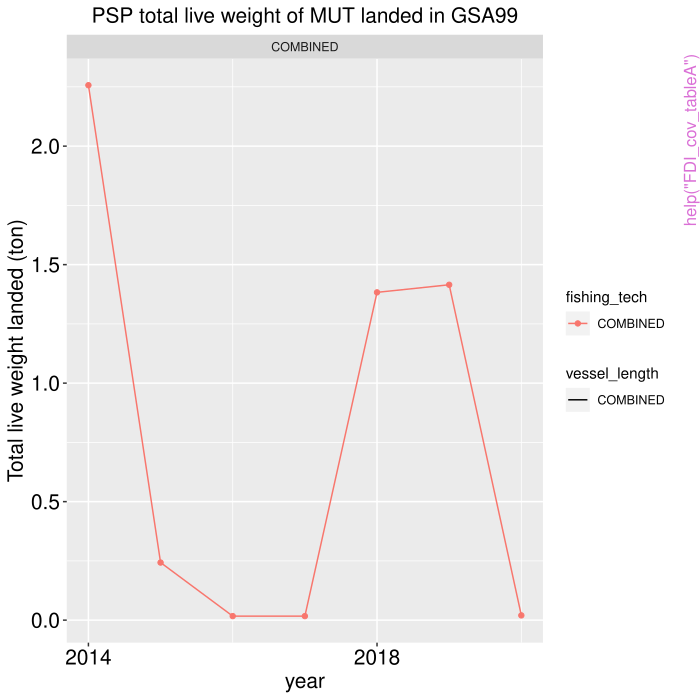

The R source for this figure:
pkgname <- "RDBqc"
source(file.path(R.home("share"), "R", "examples-header.R"))
options(warn = 1)
options(pager = "console")
base::assign(".ExTimings", "RDBqc-Ex.timings", pos = 'CheckExEnv')
base::cat("name\tuser\tsystem\telapsed\n", file=base::get(".ExTimings", pos = 'CheckExEnv'))
base::assign(".format_ptime",
function(x) {
  if(!is.na(x[4L])) x[1L] <- x[1L] + x[4L]
  if(!is.na(x[5L])) x[2L] <- x[2L] + x[5L]
  options(OutDec = '.')
  format(x[1L:3L], digits = 7L)
},
pos = 'CheckExEnv')

### * </HEADER>
library('RDBqc')

base::assign(".oldSearch", base::search(), pos = 'CheckExEnv')
base::assign(".old_wd", base::getwd(), pos = 'CheckExEnv')
cleanEx()
nameEx("Check_Tot_Disc")
### * Check_Tot_Disc

flush(stderr()); flush(stdout())

base::assign(".ptime", proc.time(), pos = "CheckExEnv")
### Name: Check_Tot_Disc
### Title: Comparing total discards in weight between MEDBS and FDI EU Data
###   Calls
### Aliases: Check_Tot_Disc

### ** Examples

## No test: 
 # Check_Tot_Disc(MEDBS,FDI,"ITA","GSA10","HKE",MEDBSSP)
## End(No test)
# The function works by one country, subarea and species each.
# It is not possible assign more country, subarea or species.



base::assign(".dptime", (proc.time() - get(".ptime", pos = "CheckExEnv")), pos = "CheckExEnv")
base::cat("Check_Tot_Disc", base::get(".format_ptime", pos = 'CheckExEnv')(get(".dptime", pos = "CheckExEnv")), "\n", file=base::get(".ExTimings", pos = 'CheckExEnv'), append=TRUE, sep="\t")
cleanEx()
nameEx("Check_Tot_Disc_gear")
### * Check_Tot_Disc_gear

flush(stderr()); flush(stdout())

base::assign(".ptime", proc.time(), pos = "CheckExEnv")
### Name: Check_Tot_Disc_gear
### Title: Comparing total discards in weight between MEDBS and FDI EU Data
###   Calls by Country, GSA, Species and Gear
### Aliases: Check_Tot_Disc_gear

### ** Examples

## No test: 
# Check_Tot_Disc_gear(MEDBS,FDI,"ITA","GSA10","HKE",MEDBSSP)
## End(No test)
# The function works by one country, subarea and species each.
# It is not possible assign more country, subarea or species.



base::assign(".dptime", (proc.time() - get(".ptime", pos = "CheckExEnv")), pos = "CheckExEnv")
base::cat("Check_Tot_Disc_gear", base::get(".format_ptime", pos = 'CheckExEnv')(get(".dptime", pos = "CheckExEnv")), "\n", file=base::get(".ExTimings", pos = 'CheckExEnv'), append=TRUE, sep="\t")
cleanEx()
nameEx("Check_Tot_Disc_gear_Q")
### * Check_Tot_Disc_gear_Q

flush(stderr()); flush(stdout())

base::assign(".ptime", proc.time(), pos = "CheckExEnv")
### Name: Check_Tot_Disc_gear_Q
### Title: Comparing total discards in weight between MEDBS and FDI EU Data
###   Calls by Country, GSA, Species and Gear
### Aliases: Check_Tot_Disc_gear_Q

### ** Examples

## No test: 
# Check_Tot_Disc_gear_Q (MEDBS,FDI,"ITA","GSA10","HKE",MEDBSSP,verbose=TRUE,OUT=FALSE)
## End(No test)
# The function works by one country, subarea and species each.
# It is not possible assign more country, subarea or species.



base::assign(".dptime", (proc.time() - get(".ptime", pos = "CheckExEnv")), pos = "CheckExEnv")
base::cat("Check_Tot_Disc_gear_Q", base::get(".format_ptime", pos = 'CheckExEnv')(get(".dptime", pos = "CheckExEnv")), "\n", file=base::get(".ExTimings", pos = 'CheckExEnv'), append=TRUE, sep="\t")
cleanEx()
nameEx("Check_Tot_Disc_metier")
### * Check_Tot_Disc_metier

flush(stderr()); flush(stdout())

base::assign(".ptime", proc.time(), pos = "CheckExEnv")
### Name: Check_Tot_Disc_metier
### Title: Comparing total discards in weight between MEDBS and FDI EU Data
###   Calls by Country, GSA, Species and Metier
### Aliases: Check_Tot_Disc_metier

### ** Examples

## No test: 
# Check_Tot_Disc_metier(MEDBS,FDI,"ITA","GSA10","HKE",MEDBSSP,verbose=TRUE,OUT=FALSE)
## End(No test)
# The function works by one country, subarea and species each.
# It is not possible assign more country, subarea or species.



base::assign(".dptime", (proc.time() - get(".ptime", pos = "CheckExEnv")), pos = "CheckExEnv")
base::cat("Check_Tot_Disc_metier", base::get(".format_ptime", pos = 'CheckExEnv')(get(".dptime", pos = "CheckExEnv")), "\n", file=base::get(".ExTimings", pos = 'CheckExEnv'), append=TRUE, sep="\t")
cleanEx()
nameEx("Check_Tot_Land")
### * Check_Tot_Land

flush(stderr()); flush(stdout())

base::assign(".ptime", proc.time(), pos = "CheckExEnv")
### Name: Check_Tot_Land
### Title: Comparing total landings in weight between MEDBS and FDI EU Data
###   Calls
### Aliases: Check_Tot_Land

### ** Examples

## No test: 
# Check_Tot_Land(MEDBS,FDI,"ITA","GSA10","HKE",MEDBSSP,verbose=TRUE,OUT=FALSE)
## End(No test)
# The function works by one country, subarea and species each.
# It is not possible assign more country, subare or species.



base::assign(".dptime", (proc.time() - get(".ptime", pos = "CheckExEnv")), pos = "CheckExEnv")
base::cat("Check_Tot_Land", base::get(".format_ptime", pos = 'CheckExEnv')(get(".dptime", pos = "CheckExEnv")), "\n", file=base::get(".ExTimings", pos = 'CheckExEnv'), append=TRUE, sep="\t")
cleanEx()
nameEx("Check_Tot_Land2")
### * Check_Tot_Land2

flush(stderr()); flush(stdout())

base::assign(".ptime", proc.time(), pos = "CheckExEnv")
### Name: Check_Tot_Land2
### Title: Comparing total landings in weight between MEDBS, FDI and AER EU
###   Data Calls
### Aliases: Check_Tot_Land2

### ** Examples

## No test: 
# Check_Tot_Land2(MEDBS,FDI,AER,"ITA","GSA10","HKE",MEDBSSP,verbose=TRUE,OUT=FALSE)
## End(No test)
# The function works by one country, subarea and species each.
# It is not possible assign more country, subarea or species.



base::assign(".dptime", (proc.time() - get(".ptime", pos = "CheckExEnv")), pos = "CheckExEnv")
base::cat("Check_Tot_Land2", base::get(".format_ptime", pos = 'CheckExEnv')(get(".dptime", pos = "CheckExEnv")), "\n", file=base::get(".ExTimings", pos = 'CheckExEnv'), append=TRUE, sep="\t")
cleanEx()
nameEx("Check_Tot_Land3")
### * Check_Tot_Land3

flush(stderr()); flush(stdout())

base::assign(".ptime", proc.time(), pos = "CheckExEnv")
### Name: Check_Tot_Land3
### Title: Comparing total landings in weight between MEDBS, FDI and AER EU
###   Data Calls
### Aliases: Check_Tot_Land3

### ** Examples

## No test: 
# Check_Tot_Land3(MEDBS, FDI, AER, "ITA", "GSA10", "HKE", MEDBSSP, verbose = TRUE, OUT = FALSE)
## End(No test)
# The function works by one country, subarea and species each.
# It is not possible assign more country, subare or species.



base::assign(".dptime", (proc.time() - get(".ptime", pos = "CheckExEnv")), pos = "CheckExEnv")
base::cat("Check_Tot_Land3", base::get(".format_ptime", pos = 'CheckExEnv')(get(".dptime", pos = "CheckExEnv")), "\n", file=base::get(".ExTimings", pos = 'CheckExEnv'), append=TRUE, sep="\t")
cleanEx()
nameEx("Check_Tot_Land_gear")
### * Check_Tot_Land_gear

flush(stderr()); flush(stdout())

base::assign(".ptime", proc.time(), pos = "CheckExEnv")
### Name: Check_Tot_Land_gear
### Title: Comparing total landings in weight between MEDBS and FDI EU Data
###   Calls by Country, GSA, Species and Gear
### Aliases: Check_Tot_Land_gear

### ** Examples

## No test: 
# Check_Tot_Land_gear(MEDBS,FDI,"ITA","GSA10","HKE",MEDBSSP)
## End(No test)
# The function works by one country, subarea and species each.
# It is not possible assign more country, subarea or species.



base::assign(".dptime", (proc.time() - get(".ptime", pos = "CheckExEnv")), pos = "CheckExEnv")
base::cat("Check_Tot_Land_gear", base::get(".format_ptime", pos = 'CheckExEnv')(get(".dptime", pos = "CheckExEnv")), "\n", file=base::get(".ExTimings", pos = 'CheckExEnv'), append=TRUE, sep="\t")
cleanEx()
nameEx("Check_Tot_Land_gear_Q")
### * Check_Tot_Land_gear_Q

flush(stderr()); flush(stdout())

base::assign(".ptime", proc.time(), pos = "CheckExEnv")
### Name: Check_Tot_Land_gear_Q
### Title: Comparing total landings in weight between MEDBS and FDI EU Data
###   Calls by Country, GSA, Species and Gear
### Aliases: Check_Tot_Land_gear_Q

### ** Examples

## No test: 
# Check_Tot_Land_gear_Q (MEDBS,FDI,"ITA","GSA10","HKE",MEDBSSP)
## End(No test)
# The function works by one country, subarea and species each.
# It is not possible assign more country, subarea or species.



base::assign(".dptime", (proc.time() - get(".ptime", pos = "CheckExEnv")), pos = "CheckExEnv")
base::cat("Check_Tot_Land_gear_Q", base::get(".format_ptime", pos = 'CheckExEnv')(get(".dptime", pos = "CheckExEnv")), "\n", file=base::get(".ExTimings", pos = 'CheckExEnv'), append=TRUE, sep="\t")
cleanEx()
nameEx("Check_Tot_Land_metier")
### * Check_Tot_Land_metier

flush(stderr()); flush(stdout())

base::assign(".ptime", proc.time(), pos = "CheckExEnv")
### Name: Check_Tot_Land_metier
### Title: Comparing total landings in weight between MEDBS and FDI EU Data
###   Calls by Country, GSA, Species and Metier
### Aliases: Check_Tot_Land_metier

### ** Examples

## No test: 
# Check_Tot_Land_metier(MEDBS, FDI, "ITA", "GSA10", "HKE", MEDBSSP, verbose = TRUE, OUT = FALSE)
## End(No test)
# The function works by one country, subarea and species each.
# It is not possible assign more country, subarea or species.



base::assign(".dptime", (proc.time() - get(".ptime", pos = "CheckExEnv")), pos = "CheckExEnv")
base::cat("Check_Tot_Land_metier", base::get(".format_ptime", pos = 'CheckExEnv')(get(".dptime", pos = "CheckExEnv")), "\n", file=base::get(".ExTimings", pos = 'CheckExEnv'), append=TRUE, sep="\t")
cleanEx()
nameEx("FDI_AER_land_landvalue")
### * FDI_AER_land_landvalue

flush(stderr()); flush(stdout())

base::assign(".ptime", proc.time(), pos = "CheckExEnv")
### Name: FDI_AER_land_landvalue
### Title: Cross check of landings or landings' value between the FDI and
###   AER databases
### Aliases: FDI_AER_land_landvalue

### ** Examples

FDI_AER_land_landvalue(FDI=fdi_a_catch, AER=aer_catch, var='landings',
level='GEAR', MS='PSP', YEAR=NA, GSA=c('GSA97', 'GSA98'), SP=NA, OUT = TRUE, verbose = TRUE)



base::assign(".dptime", (proc.time() - get(".ptime", pos = "CheckExEnv")), pos = "CheckExEnv")
base::cat("FDI_AER_land_landvalue", base::get(".format_ptime", pos = 'CheckExEnv')(get(".dptime", pos = "CheckExEnv")), "\n", file=base::get(".ExTimings", pos = 'CheckExEnv'), append=TRUE, sep="\t")
cleanEx()
nameEx("FDI_check_coord")
### * FDI_check_coord

flush(stderr()); flush(stdout())

base::assign(".ptime", proc.time(), pos = "CheckExEnv")
### Name: FDI_check_coord
### Title: Compatibility of the geographical coordinates with rectangle
###   type
### Aliases: FDI_check_coord

### ** Examples

FDI_check_coord(data = fdi_i_spatial_effort, MS = "PSP", verbose = TRUE)



base::assign(".dptime", (proc.time() - get(".ptime", pos = "CheckExEnv")), pos = "CheckExEnv")
base::cat("FDI_check_coord", base::get(".format_ptime", pos = 'CheckExEnv')(get(".dptime", pos = "CheckExEnv")), "\n", file=base::get(".ExTimings", pos = 'CheckExEnv'), append=TRUE, sep="\t")
cleanEx()
nameEx("FDI_checks_spatial_HI")
### * FDI_checks_spatial_HI

flush(stderr()); flush(stdout())

base::assign(".ptime", proc.time(), pos = "CheckExEnv")
### Name: FDI_checks_spatial_HI
### Title: check NA values in spatial columns of both table H and I
### Aliases: FDI_checks_spatial_HI

### ** Examples

FDI_checks_spatial_HI(data = fdi_h_spatial_landings, MS = "PSP", verbose = TRUE)
FDI_checks_spatial_HI(data = fdi_i_spatial_effort, MS = "PSP", verbose = TRUE)



base::assign(".dptime", (proc.time() - get(".ptime", pos = "CheckExEnv")), pos = "CheckExEnv")
base::cat("FDI_checks_spatial_HI", base::get(".format_ptime", pos = 'CheckExEnv')(get(".dptime", pos = "CheckExEnv")), "\n", file=base::get(".ExTimings", pos = 'CheckExEnv'), append=TRUE, sep="\t")
cleanEx()
nameEx("FDI_cov_tableA")
### * FDI_cov_tableA

flush(stderr()); flush(stdout())

base::assign(".ptime", proc.time(), pos = "CheckExEnv")
### Name: FDI_cov_tableA
### Title: Check number of record in FDI A table
### Aliases: FDI_cov_tableA

### ** Examples

FDI_cov_tableA(data = fdi_a_catch, SP = "MUT", MS = "PSP", GSA = "GSA99")
FDI_cov_tableA(
  data = fdi_a_catch, SP = "MUT", MS = "PSP",
  fishtech = unique(fdi_a_catch$fishing_tech), GSA = "GSA99"
)
FDI_cov_tableA(data = fdi_a_catch, SP = "MUT", MS = "PSP", GSA = "GSA99")



base::assign(".dptime", (proc.time() - get(".ptime", pos = "CheckExEnv")), pos = "CheckExEnv")
base::cat("FDI_cov_tableA", base::get(".format_ptime", pos = 'CheckExEnv')(get(".dptime", pos = "CheckExEnv")), "\n", file=base::get(".ExTimings", pos = 'CheckExEnv'), append=TRUE, sep="\t")
cleanEx()
nameEx("FDI_cov_tableG")
### * FDI_cov_tableG

flush(stderr()); flush(stdout())

base::assign(".ptime", proc.time(), pos = "CheckExEnv")
### Name: FDI_cov_tableG
### Title: Check FDI G table coverage
### Aliases: FDI_cov_tableG

### ** Examples

FDI_cov_tableG(data = fdi_g_effort, MS = "PSP", GSA = "GSA99")
FDI_cov_tableG(fdi_g_effort, MS = "PSP", GSA = "GSA99", fishtech = "DTS", met = "OTB_MDD_>=40_0_0")



base::assign(".dptime", (proc.time() - get(".ptime", pos = "CheckExEnv")), pos = "CheckExEnv")
base::cat("FDI_cov_tableG", base::get(".format_ptime", pos = 'CheckExEnv')(get(".dptime", pos = "CheckExEnv")), "\n", file=base::get(".ExTimings", pos = 'CheckExEnv'), append=TRUE, sep="\t")
cleanEx()
nameEx("FDI_cov_tableJ")
### * FDI_cov_tableJ

flush(stderr()); flush(stdout())

base::assign(".ptime", proc.time(), pos = "CheckExEnv")
### Name: FDI_cov_tableJ
### Title: Check number of record in FDI J table
### Aliases: FDI_cov_tableJ

### ** Examples

FDI_cov_tableJ(data = fdi_j_capacity, MS = "PSP", GSA = "GSA99")
FDI_cov_tableJ(data = fdi_j_capacity, MS = "PSP", GSA = "GSA99", fishtech = c("DTS", "PGP"))



base::assign(".dptime", (proc.time() - get(".ptime", pos = "CheckExEnv")), pos = "CheckExEnv")
base::cat("FDI_cov_tableJ", base::get(".format_ptime", pos = 'CheckExEnv')(get(".dptime", pos = "CheckExEnv")), "\n", file=base::get(".ExTimings", pos = 'CheckExEnv'), append=TRUE, sep="\t")
cleanEx()
nameEx("FDI_coverage")
### * FDI_coverage

flush(stderr()); flush(stdout())

base::assign(".ptime", proc.time(), pos = "CheckExEnv")
### Name: FDI_coverage
### Title: Coverage of data by GSA and year (reporting the number of
###   records)
### Aliases: FDI_coverage

### ** Examples

FDI_coverage(data = fdi_a_catch, MS = "PSP", verbose = FALSE)
FDI_coverage(data = fdi_h_spatial_landings, MS = "PSP", verbose = FALSE)
FDI_coverage(data = fdi_g_effort, MS = "PSP", verbose = FALSE)



base::assign(".dptime", (proc.time() - get(".ptime", pos = "CheckExEnv")), pos = "CheckExEnv")
base::cat("FDI_coverage", base::get(".format_ptime", pos = 'CheckExEnv')(get(".dptime", pos = "CheckExEnv")), "\n", file=base::get(".ExTimings", pos = 'CheckExEnv'), append=TRUE, sep="\t")
cleanEx()
nameEx("FDI_cross_checks_AG")
### * FDI_cross_checks_AG

flush(stderr()); flush(stdout())

base::assign(".ptime", proc.time(), pos = "CheckExEnv")
### Name: FDI_cross_checks_AG
### Title: Cross check between FDI tables A and G
### Aliases: FDI_cross_checks_AG

### ** Examples

FDI_cross_checks_AG(data1 = fdi_a_catch, data2 = fdi_g_effort)
FDI_cross_checks_AG(fdi_a_catch, fdi_g_effort)



base::assign(".dptime", (proc.time() - get(".ptime", pos = "CheckExEnv")), pos = "CheckExEnv")
base::cat("FDI_cross_checks_AG", base::get(".format_ptime", pos = 'CheckExEnv')(get(".dptime", pos = "CheckExEnv")), "\n", file=base::get(".ExTimings", pos = 'CheckExEnv'), append=TRUE, sep="\t")
cleanEx()
nameEx("FDI_cross_checks_AH")
### * FDI_cross_checks_AH

flush(stderr()); flush(stdout())

base::assign(".ptime", proc.time(), pos = "CheckExEnv")
### Name: FDI_cross_checks_AH
### Title: Cross check between FDI tables A and H
### Aliases: FDI_cross_checks_AH

### ** Examples

FDI_cross_checks_AH(data1 = fdi_a_catch, data2 = fdi_h_spatial_landings)



base::assign(".dptime", (proc.time() - get(".ptime", pos = "CheckExEnv")), pos = "CheckExEnv")
base::cat("FDI_cross_checks_AH", base::get(".format_ptime", pos = 'CheckExEnv')(get(".dptime", pos = "CheckExEnv")), "\n", file=base::get(".ExTimings", pos = 'CheckExEnv'), append=TRUE, sep="\t")
cleanEx()
nameEx("FDI_cross_checks_IG")
### * FDI_cross_checks_IG

flush(stderr()); flush(stdout())

base::assign(".ptime", proc.time(), pos = "CheckExEnv")
### Name: FDI_cross_checks_IG
### Title: Cross check between FDI tables I and G
### Aliases: FDI_cross_checks_IG

### ** Examples

FDI_cross_checks_IG(data1 = fdi_i_spatial_effort, data2 = fdi_g_effort)



base::assign(".dptime", (proc.time() - get(".ptime", pos = "CheckExEnv")), pos = "CheckExEnv")
base::cat("FDI_cross_checks_IG", base::get(".format_ptime", pos = 'CheckExEnv')(get(".dptime", pos = "CheckExEnv")), "\n", file=base::get(".ExTimings", pos = 'CheckExEnv'), append=TRUE, sep="\t")
cleanEx()
nameEx("FDI_cross_checks_JG")
### * FDI_cross_checks_JG

flush(stderr()); flush(stdout())

base::assign(".ptime", proc.time(), pos = "CheckExEnv")
### Name: FDI_cross_checks_JG
### Title: Cross check between FDI tables J and G
### Aliases: FDI_cross_checks_JG

### ** Examples

FDI_cross_checks_JG(data1 = fdi_j_capacity, data2 = fdi_g_effort, verbose = TRUE)
FDI_cross_checks_JG(fdi_j_capacity, fdi_g_effort)



base::assign(".dptime", (proc.time() - get(".ptime", pos = "CheckExEnv")), pos = "CheckExEnv")
base::cat("FDI_cross_checks_JG", base::get(".format_ptime", pos = 'CheckExEnv')(get(".dptime", pos = "CheckExEnv")), "\n", file=base::get(".ExTimings", pos = 'CheckExEnv'), append=TRUE, sep="\t")
cleanEx()
nameEx("FDI_disc_coverage")
### * FDI_disc_coverage

flush(stderr()); flush(stdout())

base::assign(".ptime", proc.time(), pos = "CheckExEnv")
### Name: FDI_disc_coverage
### Title: Coverage of FDI discard data
### Aliases: FDI_disc_coverage

### ** Examples

FDI_disc_coverage(fdi_a_catch, MS = "PSP", GSA = "GSA99", SP = "HKE", verbose = TRUE)



base::assign(".dptime", (proc.time() - get(".ptime", pos = "CheckExEnv")), pos = "CheckExEnv")
base::cat("FDI_disc_coverage", base::get(".format_ptime", pos = 'CheckExEnv')(get(".dptime", pos = "CheckExEnv")), "\n", file=base::get(".ExTimings", pos = 'CheckExEnv'), append=TRUE, sep="\t")
cleanEx()
nameEx("FDI_fishdays_cov")
### * FDI_fishdays_cov

flush(stderr()); flush(stdout())

base::assign(".ptime", proc.time(), pos = "CheckExEnv")
### Name: FDI_fishdays_cov
### Title: Coverage comparison of totfishdays between FDI tables G and I
### Aliases: FDI_fishdays_cov

### ** Examples

FDI_fishdays_cov(dataG = fdi_g_effort, dataI = fdi_i_spatial_effort, MS = "PSP", verbose = TRUE)



base::assign(".dptime", (proc.time() - get(".ptime", pos = "CheckExEnv")), pos = "CheckExEnv")
base::cat("FDI_fishdays_cov", base::get(".format_ptime", pos = 'CheckExEnv')(get(".dptime", pos = "CheckExEnv")), "\n", file=base::get(".ExTimings", pos = 'CheckExEnv'), append=TRUE, sep="\t")
cleanEx()
nameEx("FDI_landweight_cov")
### * FDI_landweight_cov

flush(stderr()); flush(stdout())

base::assign(".ptime", proc.time(), pos = "CheckExEnv")
### Name: FDI_landweight_cov
### Title: Coverage of weight of landings in FDI table A and H
### Aliases: FDI_landweight_cov

### ** Examples

FDI_landweight_cov(dataA = fdi_a_catch, dataH = fdi_h_spatial_landings, MS = "PSP", verbose = TRUE)



base::assign(".dptime", (proc.time() - get(".ptime", pos = "CheckExEnv")), pos = "CheckExEnv")
base::cat("FDI_landweight_cov", base::get(".format_ptime", pos = 'CheckExEnv')(get(".dptime", pos = "CheckExEnv")), "\n", file=base::get(".ExTimings", pos = 'CheckExEnv'), append=TRUE, sep="\t")
cleanEx()
nameEx("FDI_prices_cov")
### * FDI_prices_cov

flush(stderr()); flush(stdout())

base::assign(".ptime", proc.time(), pos = "CheckExEnv")
### Name: FDI_prices_cov
### Title: Check prices trend in FDI A table
### Aliases: FDI_prices_cov

### ** Examples

FDI_prices_cov(data = fdi_a_catch, SP = c("MUT", "HKE"), MS = "PSP", GSA = "GSA99")
FDI_prices_cov(data = fdi_a_catch, SP = "MUT", MS = "PSP", GSA = "GSA99")



base::assign(".dptime", (proc.time() - get(".ptime", pos = "CheckExEnv")), pos = "CheckExEnv")
base::cat("FDI_prices_cov", base::get(".format_ptime", pos = 'CheckExEnv')(get(".dptime", pos = "CheckExEnv")), "\n", file=base::get(".ExTimings", pos = 'CheckExEnv'), append=TRUE, sep="\t")
cleanEx()
nameEx("FDI_prices_not_null")
### * FDI_prices_not_null

flush(stderr()); flush(stdout())

base::assign(".ptime", proc.time(), pos = "CheckExEnv")
### Name: FDI_prices_not_null
### Title: Check of species value
### Aliases: FDI_prices_not_null

### ** Examples

FDI_prices_not_null(
  data = fdi_a_catch, MS = "PSP", GSA = "GSA99",
  SP = c("ARA", "BOG", "HKE"), verbose = TRUE
)



base::assign(".dptime", (proc.time() - get(".ptime", pos = "CheckExEnv")), pos = "CheckExEnv")
base::cat("FDI_prices_not_null", base::get(".format_ptime", pos = 'CheckExEnv')(get(".dptime", pos = "CheckExEnv")), "\n", file=base::get(".ExTimings", pos = 'CheckExEnv'), append=TRUE, sep="\t")
cleanEx()
nameEx("FDI_vessel_lenth")
### * FDI_vessel_lenth

flush(stderr()); flush(stdout())

base::assign(".ptime", proc.time(), pos = "CheckExEnv")
### Name: FDI_vessel_lenth
### Title: Check of vessel lenght in FDI table J
### Aliases: FDI_vessel_lenth

### ** Examples

FDI_vessel_lenth(data = fdi_j_capacity, MS = "PSP", verbose = TRUE)



base::assign(".dptime", (proc.time() - get(".ptime", pos = "CheckExEnv")), pos = "CheckExEnv")
base::cat("FDI_vessel_lenth", base::get(".format_ptime", pos = 'CheckExEnv')(get(".dptime", pos = "CheckExEnv")), "\n", file=base::get(".ExTimings", pos = 'CheckExEnv'), append=TRUE, sep="\t")
cleanEx()
nameEx("FDI_vessel_numbers")
### * FDI_vessel_numbers

flush(stderr()); flush(stdout())

base::assign(".ptime", proc.time(), pos = "CheckExEnv")
### Name: FDI_vessel_numbers
### Title: Check number of vessels in FDI table J and G
### Aliases: FDI_vessel_numbers

### ** Examples

FDI_vessel_numbers(dataJ = fdi_j_capacity, dataG = fdi_g_effort, MS = "PSP", verbose = TRUE)



base::assign(".dptime", (proc.time() - get(".ptime", pos = "CheckExEnv")), pos = "CheckExEnv")
base::cat("FDI_vessel_numbers", base::get(".format_ptime", pos = 'CheckExEnv')(get(".dptime", pos = "CheckExEnv")), "\n", file=base::get(".ExTimings", pos = 'CheckExEnv'), append=TRUE, sep="\t")
cleanEx()
nameEx("GFCM_cov_II2")
### * GFCM_cov_II2

flush(stderr()); flush(stdout())

base::assign(".ptime", proc.time(), pos = "CheckExEnv")
### Name: GFCM_cov_II2
### Title: Check coverage of GFCM task II.2 table
### Aliases: GFCM_cov_II2

### ** Examples

GFCM_cov_II2(data = task_ii2, MS = "ITA", GSA = "18", SP = "HKE", segment = "COMBINED")



base::assign(".dptime", (proc.time() - get(".ptime", pos = "CheckExEnv")), pos = "CheckExEnv")
base::cat("GFCM_cov_II2", base::get(".format_ptime", pos = 'CheckExEnv')(get(".dptime", pos = "CheckExEnv")), "\n", file=base::get(".ExTimings", pos = 'CheckExEnv'), append=TRUE, sep="\t")
cleanEx()
nameEx("GFCM_cov_task_iii")
### * GFCM_cov_task_iii

flush(stderr()); flush(stdout())

base::assign(".ptime", proc.time(), pos = "CheckExEnv")
### Name: GFCM_cov_task_iii
### Title: Check number of individuals in GFCM Task III table
### Aliases: GFCM_cov_task_iii

### ** Examples

GFCM_cov_task_iii(
  data = task_iii, SP = "Dasyatis pastinaca",
  MS = "ITA", GSA = "18"
)



base::assign(".dptime", (proc.time() - get(".ptime", pos = "CheckExEnv")), pos = "CheckExEnv")
base::cat("GFCM_cov_task_iii", base::get(".format_ptime", pos = 'CheckExEnv')(get(".dptime", pos = "CheckExEnv")), "\n", file=base::get(".ExTimings", pos = 'CheckExEnv'), append=TRUE, sep="\t")
cleanEx()
nameEx("MEDBS_ALK")
### * MEDBS_ALK

flush(stderr()); flush(stdout())

base::assign(".ptime", proc.time(), pos = "CheckExEnv")
### Name: MEDBS_ALK
### Title: Plot of Age-Length Keys
### Aliases: MEDBS_ALK

### ** Examples

MEDBS_ALK(data = ALK_tab_example, SP = "MUT", MS = "ITA", GSA = "GSA 99")



base::assign(".dptime", (proc.time() - get(".ptime", pos = "CheckExEnv")), pos = "CheckExEnv")
base::cat("MEDBS_ALK", base::get(".format_ptime", pos = 'CheckExEnv')(get(".dptime", pos = "CheckExEnv")), "\n", file=base::get(".ExTimings", pos = 'CheckExEnv'), append=TRUE, sep="\t")
cleanEx()
nameEx("MEDBS_Catch_coverage")
### * MEDBS_Catch_coverage

flush(stderr()); flush(stdout())

base::assign(".ptime", proc.time(), pos = "CheckExEnv")
### Name: MEDBS_Catch_coverage
### Title: Check the coverage of Catch table
### Aliases: MEDBS_Catch_coverage

### ** Examples

MEDBS_Catch_coverage(Catch_tab_example, "DPS", "ITA", "GSA 9")



base::assign(".dptime", (proc.time() - get(".ptime", pos = "CheckExEnv")), pos = "CheckExEnv")
base::cat("MEDBS_Catch_coverage", base::get(".format_ptime", pos = 'CheckExEnv')(get(".dptime", pos = "CheckExEnv")), "\n", file=base::get(".ExTimings", pos = 'CheckExEnv'), append=TRUE, sep="\t")
cleanEx()
nameEx("MEDBS_GP_check")
### * MEDBS_GP_check

flush(stderr()); flush(stdout())

base::assign(".ptime", proc.time(), pos = "CheckExEnv")
### Name: MEDBS_GP_check
### Title: Check of growth parameters table
### Aliases: MEDBS_GP_check

### ** Examples

MEDBS_GP_check(GP_tab_example, "MUT", "ITA", "GSA 18")



base::assign(".dptime", (proc.time() - get(".ptime", pos = "CheckExEnv")), pos = "CheckExEnv")
base::cat("MEDBS_GP_check", base::get(".format_ptime", pos = 'CheckExEnv')(get(".dptime", pos = "CheckExEnv")), "\n", file=base::get(".ExTimings", pos = 'CheckExEnv'), append=TRUE, sep="\t")
cleanEx()
nameEx("MEDBS_LFD")
### * MEDBS_LFD

flush(stderr()); flush(stdout())

base::assign(".ptime", proc.time(), pos = "CheckExEnv")
### Name: MEDBS_LFD
### Title: LFD of MED & BS landing and discard data
### Aliases: MEDBS_LFD

### ** Examples

MEDBS_LFD(data=RDBqc::Landing_tab_example,
data2=RDBqc::Discard_tab_example, type="b",
SP="DPS", MS="ITA", GSA="GSA 9", OUT=TRUE, verbose = TRUE)



base::assign(".dptime", (proc.time() - get(".ptime", pos = "CheckExEnv")), pos = "CheckExEnv")
base::cat("MEDBS_LFD", base::get(".format_ptime", pos = 'CheckExEnv')(get(".dptime", pos = "CheckExEnv")), "\n", file=base::get(".ExTimings", pos = 'CheckExEnv'), append=TRUE, sep="\t")
cleanEx()
nameEx("MEDBS_LW_check")
### * MEDBS_LW_check

flush(stderr()); flush(stdout())

base::assign(".ptime", proc.time(), pos = "CheckExEnv")
### Name: MEDBS_LW_check
### Title: Check LW parameters in GP table
### Aliases: MEDBS_LW_check

### ** Examples

MEDBS_LW_check(GP_tab_example, "MUT", "ITA", "GSA 18")



base::assign(".dptime", (proc.time() - get(".ptime", pos = "CheckExEnv")), pos = "CheckExEnv")
base::cat("MEDBS_LW_check", base::get(".format_ptime", pos = 'CheckExEnv')(get(".dptime", pos = "CheckExEnv")), "\n", file=base::get(".ExTimings", pos = 'CheckExEnv'), append=TRUE, sep="\t")
cleanEx()
nameEx("MEDBS_Landing_coverage")
### * MEDBS_Landing_coverage

flush(stderr()); flush(stdout())

base::assign(".ptime", proc.time(), pos = "CheckExEnv")
### Name: MEDBS_Landing_coverage
### Title: Check the coverage of Landing table
### Aliases: MEDBS_Landing_coverage

### ** Examples

MEDBS_Landing_coverage(Landing_tab_example, "DPS", "ITA", "GSA 9")



base::assign(".dptime", (proc.time() - get(".ptime", pos = "CheckExEnv")), pos = "CheckExEnv")
base::cat("MEDBS_Landing_coverage", base::get(".format_ptime", pos = 'CheckExEnv')(get(".dptime", pos = "CheckExEnv")), "\n", file=base::get(".ExTimings", pos = 'CheckExEnv'), append=TRUE, sep="\t")
cleanEx()
nameEx("MEDBS_MA_check")
### * MEDBS_MA_check

flush(stderr()); flush(stdout())

base::assign(".ptime", proc.time(), pos = "CheckExEnv")
### Name: MEDBS_MA_check
### Title: Check of MA_tab (maturity at age) table
### Aliases: MEDBS_MA_check

### ** Examples

MEDBS_MA_check(MA_tab_example, "DPS", "ITA", "GSA 99")



base::assign(".dptime", (proc.time() - get(".ptime", pos = "CheckExEnv")), pos = "CheckExEnv")
base::cat("MEDBS_MA_check", base::get(".format_ptime", pos = 'CheckExEnv')(get(".dptime", pos = "CheckExEnv")), "\n", file=base::get(".ExTimings", pos = 'CheckExEnv'), append=TRUE, sep="\t")
cleanEx()
nameEx("MEDBS_ML_check")
### * MEDBS_ML_check

flush(stderr()); flush(stdout())

base::assign(".ptime", proc.time(), pos = "CheckExEnv")
### Name: MEDBS_ML_check
### Title: Check of ML_tab (maturity at length) table
### Aliases: MEDBS_ML_check

### ** Examples

MEDBS_ML_check(ML_tab_example, "DPS", "ITA", "GSA 99")



base::assign(".dptime", (proc.time() - get(".ptime", pos = "CheckExEnv")), pos = "CheckExEnv")
base::cat("MEDBS_ML_check", base::get(".format_ptime", pos = 'CheckExEnv')(get(".dptime", pos = "CheckExEnv")), "\n", file=base::get(".ExTimings", pos = 'CheckExEnv'), append=TRUE, sep="\t")
cleanEx()
nameEx("MEDBS_SA_check")
### * MEDBS_SA_check

flush(stderr()); flush(stdout())

base::assign(".ptime", proc.time(), pos = "CheckExEnv")
### Name: MEDBS_SA_check
### Title: Check of SA_tab (sex ratio at age) table
### Aliases: MEDBS_SA_check

### ** Examples

MEDBS_SA_check(SA_tab_example, "DPS", "ITA", "GSA 99")



base::assign(".dptime", (proc.time() - get(".ptime", pos = "CheckExEnv")), pos = "CheckExEnv")
base::cat("MEDBS_SA_check", base::get(".format_ptime", pos = 'CheckExEnv')(get(".dptime", pos = "CheckExEnv")), "\n", file=base::get(".ExTimings", pos = 'CheckExEnv'), append=TRUE, sep="\t")
cleanEx()
nameEx("MEDBS_SL_check")
### * MEDBS_SL_check

flush(stderr()); flush(stdout())

base::assign(".ptime", proc.time(), pos = "CheckExEnv")
### Name: MEDBS_SL_check
### Title: Check of SL_tab (sex ratio at length) table
### Aliases: MEDBS_SL_check

### ** Examples

MEDBS_SL_check(SL_tab_example, "DPS", "ITA", "GSA 99")



base::assign(".dptime", (proc.time() - get(".ptime", pos = "CheckExEnv")), pos = "CheckExEnv")
base::cat("MEDBS_SL_check", base::get(".format_ptime", pos = 'CheckExEnv')(get(".dptime", pos = "CheckExEnv")), "\n", file=base::get(".ExTimings", pos = 'CheckExEnv'), append=TRUE, sep="\t")
cleanEx()
nameEx("MEDBS_SOP")
### * MEDBS_SOP

flush(stderr()); flush(stdout())

base::assign(".ptime", proc.time(), pos = "CheckExEnv")
### Name: MEDBS_SOP
### Title: check of the sum of products
### Aliases: MEDBS_SOP

### ** Examples

MEDBS_SOP(data = Catch_tab_example, SP = "DPS", MS = "ITA", GSA = "GSA 9", threshold = 5)



base::assign(".dptime", (proc.time() - get(".ptime", pos = "CheckExEnv")), pos = "CheckExEnv")
base::cat("MEDBS_SOP", base::get(".format_ptime", pos = 'CheckExEnv')(get(".dptime", pos = "CheckExEnv")), "\n", file=base::get(".ExTimings", pos = 'CheckExEnv'), append=TRUE, sep="\t")
cleanEx()
nameEx("MEDBS_check_disaggregated")
### * MEDBS_check_disaggregated

flush(stderr()); flush(stdout())

base::assign(".ptime", proc.time(), pos = "CheckExEnv")
### Name: MEDBS_check_disaggregated
### Title: Check for disaggregated data rows in landings, discards and
###   catch tables
### Aliases: MEDBS_check_disaggregated

### ** Examples

MEDBS_check_disaggregated(
  data = Discard_tab_example, type = "d", SP = "DPS",
  MS = "ITA", GSA = "GSA 9", verbose = TRUE
)
MEDBS_check_disaggregated(
  data = Landing_tab_example, type = "l", SP = "DPS",
  MS = "ITA", GSA = "GSA 9", verbose = TRUE
)
MEDBS_check_disaggregated(
  data = Catch_tab_example, type = "c", SP = "DPS",
  MS = "ITA", GSA = "GSA 9", verbose = TRUE
)



base::assign(".dptime", (proc.time() - get(".ptime", pos = "CheckExEnv")), pos = "CheckExEnv")
base::cat("MEDBS_check_disaggregated", base::get(".format_ptime", pos = 'CheckExEnv')(get(".dptime", pos = "CheckExEnv")), "\n", file=base::get(".ExTimings", pos = 'CheckExEnv'), append=TRUE, sep="\t")
cleanEx()
nameEx("MEDBS_check_duplicates")
### * MEDBS_check_duplicates

flush(stderr()); flush(stdout())

base::assign(".ptime", proc.time(), pos = "CheckExEnv")
### Name: MEDBS_check_duplicates
### Title: Check for duplicated data rows in MED & BS tables
### Aliases: MEDBS_check_duplicates

### ** Examples

MEDBS_check_duplicates(
  data = Discard_tab_example, type = "d", SP = "DPS",
  MS = "ITA", GSA = "GSA 9", verbose = TRUE
)
MEDBS_check_duplicates(
  data = Landing_tab_example, type = "l", SP = "DPS",
  MS = "ITA", GSA = "GSA 9", verbose = TRUE
)
MEDBS_check_duplicates(
  data = Catch_tab_example, type = "c", SP = "DPS",
  MS = "ITA", GSA = "GSA 9", verbose = TRUE
)



base::assign(".dptime", (proc.time() - get(".ptime", pos = "CheckExEnv")), pos = "CheckExEnv")
base::cat("MEDBS_check_duplicates", base::get(".format_ptime", pos = 'CheckExEnv')(get(".dptime", pos = "CheckExEnv")), "\n", file=base::get(".ExTimings", pos = 'CheckExEnv'), append=TRUE, sep="\t")
cleanEx()
nameEx("MEDBS_check_missing_years")
### * MEDBS_check_missing_years

flush(stderr()); flush(stdout())

base::assign(".ptime", proc.time(), pos = "CheckExEnv")
### Name: MEDBS_check_missing_years
### Title: Check for missing years in MED & BS tables
### Aliases: MEDBS_check_missing_years

### ** Examples

df <- Discard_tab_example[-which(Discard_tab_example$year==2011),]
MEDBS_check_missing_years(
  data = df, type = "d", SP = "DPS",
  MS = "ITA", GSA = "GSA 9", verbose = TRUE
)



base::assign(".dptime", (proc.time() - get(".ptime", pos = "CheckExEnv")), pos = "CheckExEnv")
base::cat("MEDBS_check_missing_years", base::get(".format_ptime", pos = 'CheckExEnv')(get(".dptime", pos = "CheckExEnv")), "\n", file=base::get(".ExTimings", pos = 'CheckExEnv'), append=TRUE, sep="\t")
cleanEx()
nameEx("MEDBS_comp_disc_YQ")
### * MEDBS_comp_disc_YQ

flush(stderr()); flush(stdout())

base::assign(".ptime", proc.time(), pos = "CheckExEnv")
### Name: MEDBS_comp_disc_YQ
### Title: Comparison between discards in weight by quarter and -1
### Aliases: MEDBS_comp_disc_YQ

### ** Examples

MEDBS_comp_disc_YQ(data = Discard_tab_example, MS = "ITA", GSA = "GSA 9", SP = "DPS")



base::assign(".dptime", (proc.time() - get(".ptime", pos = "CheckExEnv")), pos = "CheckExEnv")
base::cat("MEDBS_comp_disc_YQ", base::get(".format_ptime", pos = 'CheckExEnv')(get(".dptime", pos = "CheckExEnv")), "\n", file=base::get(".ExTimings", pos = 'CheckExEnv'), append=TRUE, sep="\t")
cleanEx()
nameEx("MEDBS_comp_disc_YQ_fishery")
### * MEDBS_comp_disc_YQ_fishery

flush(stderr()); flush(stdout())

base::assign(".ptime", proc.time(), pos = "CheckExEnv")
### Name: MEDBS_comp_disc_YQ_fishery
### Title: Comparison between discards in weight by quarter, quarter -1 and
###   by fishery
### Aliases: MEDBS_comp_disc_YQ_fishery

### ** Examples

MEDBS_comp_disc_YQ_fishery(data = Discard_tab_example, SP = "DPS", MS = "ITA", GSA = "GSA 9")



base::assign(".dptime", (proc.time() - get(".ptime", pos = "CheckExEnv")), pos = "CheckExEnv")
base::cat("MEDBS_comp_disc_YQ_fishery", base::get(".format_ptime", pos = 'CheckExEnv')(get(".dptime", pos = "CheckExEnv")), "\n", file=base::get(".ExTimings", pos = 'CheckExEnv'), append=TRUE, sep="\t")
cleanEx()
nameEx("MEDBS_comp_land_Q_VL")
### * MEDBS_comp_land_Q_VL

flush(stderr()); flush(stdout())

base::assign(".ptime", proc.time(), pos = "CheckExEnv")
### Name: MEDBS_comp_land_Q_VL
### Title: Comparison between landings in weight by quarter accounting for
###   vessel length
### Aliases: MEDBS_comp_land_Q_VL

### ** Examples

MEDBS_comp_land_Q_VL(data = Landing_tab_example, MS = "ITA", GSA = "GSA 9", SP = "DPS")



base::assign(".dptime", (proc.time() - get(".ptime", pos = "CheckExEnv")), pos = "CheckExEnv")
base::cat("MEDBS_comp_land_Q_VL", base::get(".format_ptime", pos = 'CheckExEnv')(get(".dptime", pos = "CheckExEnv")), "\n", file=base::get(".ExTimings", pos = 'CheckExEnv'), append=TRUE, sep="\t")
cleanEx()
nameEx("MEDBS_comp_land_Q_VL_fishery")
### * MEDBS_comp_land_Q_VL_fishery

flush(stderr()); flush(stdout())

base::assign(".ptime", proc.time(), pos = "CheckExEnv")
### Name: MEDBS_comp_land_Q_VL_fishery
### Title: Comparison between landings in weight by quarter and fishery,
###   accounting for vessel length
### Aliases: MEDBS_comp_land_Q_VL_fishery

### ** Examples

MEDBS_comp_land_Q_VL_fishery(data = Landing_tab_example, SP = "DPS", MS = "ITA", GSA = "GSA 9")



base::assign(".dptime", (proc.time() - get(".ptime", pos = "CheckExEnv")), pos = "CheckExEnv")
base::cat("MEDBS_comp_land_Q_VL_fishery", base::get(".format_ptime", pos = 'CheckExEnv')(get(".dptime", pos = "CheckExEnv")), "\n", file=base::get(".ExTimings", pos = 'CheckExEnv'), append=TRUE, sep="\t")
cleanEx()
nameEx("MEDBS_comp_land_YQ")
### * MEDBS_comp_land_YQ

flush(stderr()); flush(stdout())

base::assign(".ptime", proc.time(), pos = "CheckExEnv")
### Name: MEDBS_comp_land_YQ
### Title: Comparison between landings in weight by quarter and -1
### Aliases: MEDBS_comp_land_YQ

### ** Examples

MEDBS_comp_land_YQ(data = Landing_tab_example, SP = "DPS", MS = "ITA", GSA = "GSA 9")



base::assign(".dptime", (proc.time() - get(".ptime", pos = "CheckExEnv")), pos = "CheckExEnv")
base::cat("MEDBS_comp_land_YQ", base::get(".format_ptime", pos = 'CheckExEnv')(get(".dptime", pos = "CheckExEnv")), "\n", file=base::get(".ExTimings", pos = 'CheckExEnv'), append=TRUE, sep="\t")
cleanEx()
nameEx("MEDBS_comp_land_YQ_fishery")
### * MEDBS_comp_land_YQ_fishery

flush(stderr()); flush(stdout())

base::assign(".ptime", proc.time(), pos = "CheckExEnv")
### Name: MEDBS_comp_land_YQ_fishery
### Title: Comparison between landings in weight by quarter, quarter -1 and
###   by fishery
### Aliases: MEDBS_comp_land_YQ_fishery

### ** Examples

MEDBS_comp_land_YQ_fishery(data = Landing_tab_example, SP = "DPS", MS = "ITA", GSA = "GSA 9")



base::assign(".dptime", (proc.time() - get(".ptime", pos = "CheckExEnv")), pos = "CheckExEnv")
base::cat("MEDBS_comp_land_YQ_fishery", base::get(".format_ptime", pos = 'CheckExEnv')(get(".dptime", pos = "CheckExEnv")), "\n", file=base::get(".ExTimings", pos = 'CheckExEnv'), append=TRUE, sep="\t")
cleanEx()
nameEx("MEDBS_disc_mean_weight")
### * MEDBS_disc_mean_weight

flush(stderr()); flush(stdout())

base::assign(".ptime", proc.time(), pos = "CheckExEnv")
### Name: MEDBS_disc_mean_weight
### Title: Check of mean discard weight aggregations by year, gear and
###   fishery
### Aliases: MEDBS_disc_mean_weight

### ** Examples

MEDBS_disc_mean_weight(data = Discard_tab_example, SP = "DPS", MS = "ITA", GSA = "GSA 9")



base::assign(".dptime", (proc.time() - get(".ptime", pos = "CheckExEnv")), pos = "CheckExEnv")
base::cat("MEDBS_disc_mean_weight", base::get(".format_ptime", pos = 'CheckExEnv')(get(".dptime", pos = "CheckExEnv")), "\n", file=base::get(".ExTimings", pos = 'CheckExEnv'), append=TRUE, sep="\t")
cleanEx()
nameEx("MEDBS_discard_coverage")
### * MEDBS_discard_coverage

flush(stderr()); flush(stdout())

base::assign(".ptime", proc.time(), pos = "CheckExEnv")
### Name: MEDBS_discard_coverage
### Title: Check the coverage of discard data
### Aliases: MEDBS_discard_coverage

### ** Examples

MEDBS_discard_coverage(Discard_tab_example, "DPS", "ITA", "GSA 9")



base::assign(".dptime", (proc.time() - get(".ptime", pos = "CheckExEnv")), pos = "CheckExEnv")
base::cat("MEDBS_discard_coverage", base::get(".format_ptime", pos = 'CheckExEnv')(get(".dptime", pos = "CheckExEnv")), "\n", file=base::get(".ExTimings", pos = 'CheckExEnv'), append=TRUE, sep="\t")
cleanEx()
nameEx("MEDBS_ks")
### * MEDBS_ks

flush(stderr()); flush(stdout())

base::assign(".ptime", proc.time(), pos = "CheckExEnv")
### Name: MEDBS_ks
### Title: Kolmogorov-Smirnov test
### Aliases: MEDBS_ks

### ** Examples

MEDBS_ks(data = Landing_tab_example, type = "l", SP = "DPS", MS = "ITA", GSA = "GSA 9", Rt = 1)



base::assign(".dptime", (proc.time() - get(".ptime", pos = "CheckExEnv")), pos = "CheckExEnv")
base::cat("MEDBS_ks", base::get(".format_ptime", pos = 'CheckExEnv')(get(".dptime", pos = "CheckExEnv")), "\n", file=base::get(".ExTimings", pos = 'CheckExEnv'), append=TRUE, sep="\t")
cleanEx()
nameEx("MEDBS_land_mean_weight")
### * MEDBS_land_mean_weight

flush(stderr()); flush(stdout())

base::assign(".ptime", proc.time(), pos = "CheckExEnv")
### Name: MEDBS_land_mean_weight
### Title: Mean weight by year, gear and fishery aggregation
### Aliases: MEDBS_land_mean_weight

### ** Examples

MEDBS_land_mean_weight(data = Landing_tab_example, SP = "DPS", MS = "ITA", GSA = "GSA 9")



base::assign(".dptime", (proc.time() - get(".ptime", pos = "CheckExEnv")), pos = "CheckExEnv")
base::cat("MEDBS_land_mean_weight", base::get(".format_ptime", pos = 'CheckExEnv')(get(".dptime", pos = "CheckExEnv")), "\n", file=base::get(".ExTimings", pos = 'CheckExEnv'), append=TRUE, sep="\t")
cleanEx()
nameEx("MEDBS_length_ind")
### * MEDBS_length_ind

flush(stderr()); flush(stdout())

base::assign(".ptime", proc.time(), pos = "CheckExEnv")
### Name: MEDBS_length_ind
### Title: Main length size indicators
### Aliases: MEDBS_length_ind

### ** Examples

MEDBS_length_ind(Landing_tab_example,
  type = "l", SP = "DPS", MS = c("ITA"),
  GSA = c("GSA 9"), splines = c(0.2, 0.4, 0.6, 0.8),
  Xtresholds = c(0.25, 0.5, 0.75)
)
MEDBS_length_ind(Discard_tab_example,
  type = "d", SP = "DPS", MS = c("ITA"),
  GSA = c("GSA 9"), splines = c(0.2, 0.4, 0.6, 0.8),
  Xtresholds = c(0.25, 0.5, 0.75)
)



base::assign(".dptime", (proc.time() - get(".ptime", pos = "CheckExEnv")), pos = "CheckExEnv")
base::cat("MEDBS_length_ind", base::get(".format_ptime", pos = 'CheckExEnv')(get(".dptime", pos = "CheckExEnv")), "\n", file=base::get(".ExTimings", pos = 'CheckExEnv'), append=TRUE, sep="\t")
cleanEx()
nameEx("MEDBS_lengthclass_0")
### * MEDBS_lengthclass_0

flush(stderr()); flush(stdout())

base::assign(".ptime", proc.time(), pos = "CheckExEnv")
### Name: MEDBS_lengthclass_0
### Title: Checks length classes numbers with zeros in landings and
###   discards
### Aliases: MEDBS_lengthclass_0

### ** Examples

MEDBS_lengthclass_0(
  data = Landing_tab_example, type = "l",
  SP = "DPS", MS = "ITA", GSA = "GSA 9", verbose = TRUE
)
MEDBS_lengthclass_0(
  data = Discard_tab_example, type = "d", SP = "DPS",
  MS = "ITA", GSA = "GSA 9", verbose = TRUE
)



base::assign(".dptime", (proc.time() - get(".ptime", pos = "CheckExEnv")), pos = "CheckExEnv")
base::cat("MEDBS_lengthclass_0", base::get(".format_ptime", pos = 'CheckExEnv')(get(".dptime", pos = "CheckExEnv")), "\n", file=base::get(".ExTimings", pos = 'CheckExEnv'), append=TRUE, sep="\t")
cleanEx()
nameEx("MEDBS_plot_disc_vol")
### * MEDBS_plot_disc_vol

flush(stderr()); flush(stdout())

base::assign(".ptime", proc.time(), pos = "CheckExEnv")
### Name: MEDBS_plot_disc_vol
### Title: Plot of total discards by gear and fishery
### Aliases: MEDBS_plot_disc_vol

### ** Examples

MEDBS_plot_disc_vol(data = Discard_tab_example, SP = "DPS", MS = "ITA", GSA = "GSA 9")



base::assign(".dptime", (proc.time() - get(".ptime", pos = "CheckExEnv")), pos = "CheckExEnv")
base::cat("MEDBS_plot_disc_vol", base::get(".format_ptime", pos = 'CheckExEnv')(get(".dptime", pos = "CheckExEnv")), "\n", file=base::get(".ExTimings", pos = 'CheckExEnv'), append=TRUE, sep="\t")
cleanEx()
nameEx("MEDBS_plot_discard_ts")
### * MEDBS_plot_discard_ts

flush(stderr()); flush(stdout())

base::assign(".ptime", proc.time(), pos = "CheckExEnv")
### Name: MEDBS_plot_discard_ts
### Title: Plot of total discards
### Aliases: MEDBS_plot_discard_ts

### ** Examples

MEDBS_plot_discard_ts(
  data = Discard_tab_example, SP = "DPS",
  MS = "ITA", GSA = "GSA 9", by = "quarter"
)
MEDBS_plot_discard_ts(
  data = Discard_tab_example, SP = "DPS",
  MS = "ITA", GSA = "GSA 9", by = "year"
)



base::assign(".dptime", (proc.time() - get(".ptime", pos = "CheckExEnv")), pos = "CheckExEnv")
base::cat("MEDBS_plot_discard_ts", base::get(".format_ptime", pos = 'CheckExEnv')(get(".dptime", pos = "CheckExEnv")), "\n", file=base::get(".ExTimings", pos = 'CheckExEnv'), append=TRUE, sep="\t")
cleanEx()
nameEx("MEDBS_plot_land_vol")
### * MEDBS_plot_land_vol

flush(stderr()); flush(stdout())

base::assign(".ptime", proc.time(), pos = "CheckExEnv")
### Name: MEDBS_plot_land_vol
### Title: Plot of total landing by gear and fishery
### Aliases: MEDBS_plot_land_vol

### ** Examples

MEDBS_plot_land_vol(data = Landing_tab_example, SP = "DPS", MS = "ITA", GSA = "GSA 9")



base::assign(".dptime", (proc.time() - get(".ptime", pos = "CheckExEnv")), pos = "CheckExEnv")
base::cat("MEDBS_plot_land_vol", base::get(".format_ptime", pos = 'CheckExEnv')(get(".dptime", pos = "CheckExEnv")), "\n", file=base::get(".ExTimings", pos = 'CheckExEnv'), append=TRUE, sep="\t")
cleanEx()
nameEx("MEDBS_plot_landing_ts")
### * MEDBS_plot_landing_ts

flush(stderr()); flush(stdout())

base::assign(".ptime", proc.time(), pos = "CheckExEnv")
### Name: MEDBS_plot_landing_ts
### Title: Plot of total landing time series
### Aliases: MEDBS_plot_landing_ts

### ** Examples

MEDBS_plot_landing_ts(
  data = Landing_tab_example, SP = "DPS",
  MS = "ITA", GSA = "GSA 9", by = "quarter"
)
MEDBS_plot_landing_ts(
  data = Landing_tab_example, SP = "DPS", MS = "ITA",
  GSA = "GSA 9", by = "year"
)



base::assign(".dptime", (proc.time() - get(".ptime", pos = "CheckExEnv")), pos = "CheckExEnv")
base::cat("MEDBS_plot_landing_ts", base::get(".format_ptime", pos = 'CheckExEnv')(get(".dptime", pos = "CheckExEnv")), "\n", file=base::get(".ExTimings", pos = 'CheckExEnv'), append=TRUE, sep="\t")
cleanEx()
nameEx("MEDBS_weight_0")
### * MEDBS_weight_0

flush(stderr()); flush(stdout())

base::assign(".ptime", proc.time(), pos = "CheckExEnv")
### Name: MEDBS_weight_0
### Title: Check of weights 0 in landings and discards
### Aliases: MEDBS_weight_0

### ** Examples

MEDBS_weight_0(
  data = Landing_tab_example, type = "l",
  SP = "DPS", MS = "ITA", GSA = "GSA 9", verbose = TRUE
)
MEDBS_weight_0(
  data = Discard_tab_example, type = "d", SP = "DPS",
  MS = "ITA", GSA = "GSA 9", verbose = TRUE
)



base::assign(".dptime", (proc.time() - get(".ptime", pos = "CheckExEnv")), pos = "CheckExEnv")
base::cat("MEDBS_weight_0", base::get(".format_ptime", pos = 'CheckExEnv')(get(".dptime", pos = "CheckExEnv")), "\n", file=base::get(".ExTimings", pos = 'CheckExEnv'), append=TRUE, sep="\t")
cleanEx()
nameEx("MEDBS_weight_minus1")
### * MEDBS_weight_minus1

flush(stderr()); flush(stdout())

base::assign(".ptime", proc.time(), pos = "CheckExEnv")
### Name: MEDBS_weight_minus1
### Title: Check weights -1 in landings
### Aliases: MEDBS_weight_minus1

### ** Examples

MEDBS_weight_minus1(
  data = Landing_tab_example, type = "l",
  SP = "DPS", MS = "ITA", GSA = "GSA 9", verbose = TRUE
)
MEDBS_weight_minus1(
  data = Discard_tab_example, type = "d", SP = "DPS",
  MS = "ITA", GSA = "GSA 9", verbose = TRUE
)



base::assign(".dptime", (proc.time() - get(".ptime", pos = "CheckExEnv")), pos = "CheckExEnv")
base::cat("MEDBS_weight_minus1", base::get(".format_ptime", pos = 'CheckExEnv')(get(".dptime", pos = "CheckExEnv")), "\n", file=base::get(".ExTimings", pos = 'CheckExEnv'), append=TRUE, sep="\t")
cleanEx()
nameEx("MEDBS_yr_missing_length")
### * MEDBS_yr_missing_length

flush(stderr()); flush(stdout())

base::assign(".ptime", proc.time(), pos = "CheckExEnv")
### Name: MEDBS_yr_missing_length
### Title: Years with missing length distributions
### Aliases: MEDBS_yr_missing_length

### ** Examples

MEDBS_yr_missing_length(
  data = Discard_tab_example, type = "d",
  SP = "DPS", MS = "ITA", GSA = "GSA 9"
)
MEDBS_yr_missing_length(
  data = Landing_tab_example, type = "l", SP = "DPS",
  MS = "ITA", GSA = "GSA 9"
)



base::assign(".dptime", (proc.time() - get(".ptime", pos = "CheckExEnv")), pos = "CheckExEnv")
base::cat("MEDBS_yr_missing_length", base::get(".format_ptime", pos = 'CheckExEnv')(get(".dptime", pos = "CheckExEnv")), "\n", file=base::get(".ExTimings", pos = 'CheckExEnv'), append=TRUE, sep="\t")
cleanEx()
nameEx("RCG_check_AL")
### * RCG_check_AL

flush(stderr()); flush(stdout())

base::assign(".ptime", proc.time(), pos = "CheckExEnv")
### Name: RCG_check_AL
### Title: Check consistency of age-length relationship
### Aliases: RCG_check_AL

### ** Examples

RCG_check_AL(
  data = data_ex, MS = "ITA", GSA = "GSA99",
  SP = "Mullus barbatus", min_age = 0, max_age = 9
)
RCG_check_AL(data = data_ex, MS = "ITA", GSA = "GSA99", SP = "Mullus barbatus")



base::assign(".dptime", (proc.time() - get(".ptime", pos = "CheckExEnv")), pos = "CheckExEnv")
base::cat("RCG_check_AL", base::get(".format_ptime", pos = 'CheckExEnv')(get(".dptime", pos = "CheckExEnv")), "\n", file=base::get(".ExTimings", pos = 'CheckExEnv'), append=TRUE, sep="\t")
cleanEx()
nameEx("RCG_check_CL")
### * RCG_check_CL

flush(stderr()); flush(stdout())

base::assign(".ptime", proc.time(), pos = "CheckExEnv")
### Name: RCG_check_CL
### Title: Quality checks on CL RCG table
### Aliases: RCG_check_CL

### ** Examples

RCG_check_CL(data_exampleCL, MS = "COUNTRY1", GSA = "GSA99", SP = "Parapenaeus longirostris")



base::assign(".dptime", (proc.time() - get(".ptime", pos = "CheckExEnv")), pos = "CheckExEnv")
base::cat("RCG_check_CL", base::get(".format_ptime", pos = 'CheckExEnv')(get(".dptime", pos = "CheckExEnv")), "\n", file=base::get(".ExTimings", pos = 'CheckExEnv'), append=TRUE, sep="\t")
cleanEx()
nameEx("RCG_check_LFD")
### * RCG_check_LFD

flush(stderr()); flush(stdout())

base::assign(".ptime", proc.time(), pos = "CheckExEnv")
### Name: RCG_check_LFD
### Title: Consistency check of LFDs
### Aliases: RCG_check_LFD

### ** Examples

RCG_check_LFD(
  data = data_ex, MS = "ITA", GSA = "GSA99", SP = "Mullus barbatus",
  min_len = 30, max_len = 300
)
RCG_check_LFD(
  data = data_ex, MS = "ITA", GSA = "GSA99", SP = "Mullus barbatus",
  min_len = NA, max_len = NA
)



base::assign(".dptime", (proc.time() - get(".ptime", pos = "CheckExEnv")), pos = "CheckExEnv")
base::cat("RCG_check_LFD", base::get(".format_ptime", pos = 'CheckExEnv')(get(".dptime", pos = "CheckExEnv")), "\n", file=base::get(".ExTimings", pos = 'CheckExEnv'), append=TRUE, sep="\t")
cleanEx()
nameEx("RCG_check_LFD_comm_cat")
### * RCG_check_LFD_comm_cat

flush(stderr()); flush(stdout())

base::assign(".ptime", proc.time(), pos = "CheckExEnv")
### Name: RCG_check_LFD_comm_cat
### Title: Check consistency of LFD by year and commercial category
### Aliases: RCG_check_LFD_comm_cat

### ** Examples

RCG_check_LFD_comm_cat(data_ex, MS = "ITA", GSA = "GSA99", SP = "Mullus barbatus")



base::assign(".dptime", (proc.time() - get(".ptime", pos = "CheckExEnv")), pos = "CheckExEnv")
base::cat("RCG_check_LFD_comm_cat", base::get(".format_ptime", pos = 'CheckExEnv')(get(".dptime", pos = "CheckExEnv")), "\n", file=base::get(".ExTimings", pos = 'CheckExEnv'), append=TRUE, sep="\t")
cleanEx()
nameEx("RCG_check_loc")
### * RCG_check_loc

flush(stderr()); flush(stdout())

base::assign(".ptime", proc.time(), pos = "CheckExEnv")
### Name: RCG_check_loc
### Title: Check trip location
### Aliases: RCG_check_loc

### ** Examples

RCG_check_loc(data_ex)



base::assign(".dptime", (proc.time() - get(".ptime", pos = "CheckExEnv")), pos = "CheckExEnv")
base::cat("RCG_check_loc", base::get(".format_ptime", pos = 'CheckExEnv')(get(".dptime", pos = "CheckExEnv")), "\n", file=base::get(".ExTimings", pos = 'CheckExEnv'), append=TRUE, sep="\t")
cleanEx()
nameEx("RCG_check_lw")
### * RCG_check_lw

flush(stderr()); flush(stdout())

base::assign(".ptime", proc.time(), pos = "CheckExEnv")
### Name: RCG_check_lw
### Title: Consistency check of length-weight relationship
### Aliases: RCG_check_lw

### ** Examples

RCG_check_lw(data_ex, MS = "ITA", GSA = "GSA99", SP = "Mullus barbatus", Min = 0, Max = 1000)
RCG_check_lw(data_ex, MS = "ITA", GSA = "GSA99", SP = "Mullus barbatus")



base::assign(".dptime", (proc.time() - get(".ptime", pos = "CheckExEnv")), pos = "CheckExEnv")
base::cat("RCG_check_lw", base::get(".format_ptime", pos = 'CheckExEnv')(get(".dptime", pos = "CheckExEnv")), "\n", file=base::get(".ExTimings", pos = 'CheckExEnv'), append=TRUE, sep="\t")
cleanEx()
nameEx("RCG_check_mat")
### * RCG_check_mat

flush(stderr()); flush(stdout())

base::assign(".ptime", proc.time(), pos = "CheckExEnv")
### Name: RCG_check_mat
### Title: Check consistency sex and maturity stage
### Aliases: RCG_check_mat

### ** Examples

RCG_check_mat(data_ex, MS = "ITA", GSA = "GSA99", SP = "Mullus barbatus")



base::assign(".dptime", (proc.time() - get(".ptime", pos = "CheckExEnv")), pos = "CheckExEnv")
base::cat("RCG_check_mat", base::get(".format_ptime", pos = 'CheckExEnv')(get(".dptime", pos = "CheckExEnv")), "\n", file=base::get(".ExTimings", pos = 'CheckExEnv'), append=TRUE, sep="\t")
cleanEx()
nameEx("RCG_check_mat_ogive")
### * RCG_check_mat_ogive

flush(stderr()); flush(stdout())

base::assign(".ptime", proc.time(), pos = "CheckExEnv")
### Name: RCG_check_mat_ogive
### Title: check_mat_ogive
### Aliases: RCG_check_mat_ogive

### ** Examples

RCG_check_mat_ogive(data_ex,
  MS = "ITA", GSA = "GSA99", SP = "Mullus barbatus",
  sex = "F", immature_stages = c("0", "1", "2a")
)



base::assign(".dptime", (proc.time() - get(".ptime", pos = "CheckExEnv")), pos = "CheckExEnv")
base::cat("RCG_check_mat_ogive", base::get(".format_ptime", pos = 'CheckExEnv')(get(".dptime", pos = "CheckExEnv")), "\n", file=base::get(".ExTimings", pos = 'CheckExEnv'), append=TRUE, sep="\t")
cleanEx()
nameEx("RCG_summarize_ind_meas")
### * RCG_summarize_ind_meas

flush(stderr()); flush(stdout())

base::assign(".ptime", proc.time(), pos = "CheckExEnv")
### Name: RCG_summarize_ind_meas
### Title: Number of individual by trip for which biological data have been
###   collected (length, sex, maturity, weight and age)
### Aliases: RCG_summarize_ind_meas

### ** Examples

RCG_summarize_ind_meas(data = data_ex, MS = "ITA", GSA = "GSA99", SP = "Mullus barbatus")



base::assign(".dptime", (proc.time() - get(".ptime", pos = "CheckExEnv")), pos = "CheckExEnv")
base::cat("RCG_summarize_ind_meas", base::get(".format_ptime", pos = 'CheckExEnv')(get(".dptime", pos = "CheckExEnv")), "\n", file=base::get(".ExTimings", pos = 'CheckExEnv'), append=TRUE, sep="\t")
cleanEx()
nameEx("RCG_summarize_trips")
### * RCG_summarize_trips

flush(stderr()); flush(stdout())

base::assign(".ptime", proc.time(), pos = "CheckExEnv")
### Name: RCG_summarize_trips
### Title: summarizing the number of trips/hauls monitored by year by port,
###   metier, sampling method;
### Aliases: RCG_summarize_trips

### ** Examples

RCG_summarize_trips(data_ex, MS = "ITA", GSA = "GSA99", SP = "Mullus barbatus")



base::assign(".dptime", (proc.time() - get(".ptime", pos = "CheckExEnv")), pos = "CheckExEnv")
base::cat("RCG_summarize_trips", base::get(".format_ptime", pos = 'CheckExEnv')(get(".dptime", pos = "CheckExEnv")), "\n", file=base::get(".ExTimings", pos = 'CheckExEnv'), append=TRUE, sep="\t")
cleanEx()
nameEx("check_EF_FDI_A")
### * check_EF_FDI_A

flush(stderr()); flush(stdout())

base::assign(".ptime", proc.time(), pos = "CheckExEnv")
### Name: check_EF_FDI_A
### Title: Check empty fields in FDI A table
### Aliases: check_EF_FDI_A

### ** Examples

check_EF_FDI_A(fdi_a_catch)



base::assign(".dptime", (proc.time() - get(".ptime", pos = "CheckExEnv")), pos = "CheckExEnv")
base::cat("check_EF_FDI_A", base::get(".format_ptime", pos = 'CheckExEnv')(get(".dptime", pos = "CheckExEnv")), "\n", file=base::get(".ExTimings", pos = 'CheckExEnv'), append=TRUE, sep="\t")
cleanEx()
nameEx("check_EF_FDI_G")
### * check_EF_FDI_G

flush(stderr()); flush(stdout())

base::assign(".ptime", proc.time(), pos = "CheckExEnv")
### Name: check_EF_FDI_G
### Title: Check empty fields in FDI G table
### Aliases: check_EF_FDI_G

### ** Examples

check_EF_FDI_G(fdi_g_effort)



base::assign(".dptime", (proc.time() - get(".ptime", pos = "CheckExEnv")), pos = "CheckExEnv")
base::cat("check_EF_FDI_G", base::get(".format_ptime", pos = 'CheckExEnv')(get(".dptime", pos = "CheckExEnv")), "\n", file=base::get(".ExTimings", pos = 'CheckExEnv'), append=TRUE, sep="\t")
cleanEx()
nameEx("check_EF_FDI_H")
### * check_EF_FDI_H

flush(stderr()); flush(stdout())

base::assign(".ptime", proc.time(), pos = "CheckExEnv")
### Name: check_EF_FDI_H
### Title: Check empty fields in FDI H table
### Aliases: check_EF_FDI_H

### ** Examples

check_EF_FDI_H(fdi_h_spatial_landings)



base::assign(".dptime", (proc.time() - get(".ptime", pos = "CheckExEnv")), pos = "CheckExEnv")
base::cat("check_EF_FDI_H", base::get(".format_ptime", pos = 'CheckExEnv')(get(".dptime", pos = "CheckExEnv")), "\n", file=base::get(".ExTimings", pos = 'CheckExEnv'), append=TRUE, sep="\t")
cleanEx()
nameEx("check_EF_FDI_I")
### * check_EF_FDI_I

flush(stderr()); flush(stdout())

base::assign(".ptime", proc.time(), pos = "CheckExEnv")
### Name: check_EF_FDI_I
### Title: Check empty fields in FDI I table
### Aliases: check_EF_FDI_I

### ** Examples

check_EF_FDI_I(fdi_i_spatial_effort)



base::assign(".dptime", (proc.time() - get(".ptime", pos = "CheckExEnv")), pos = "CheckExEnv")
base::cat("check_EF_FDI_I", base::get(".format_ptime", pos = 'CheckExEnv')(get(".dptime", pos = "CheckExEnv")), "\n", file=base::get(".ExTimings", pos = 'CheckExEnv'), append=TRUE, sep="\t")
cleanEx()
nameEx("check_EF_FDI_J")
### * check_EF_FDI_J

flush(stderr()); flush(stdout())

base::assign(".ptime", proc.time(), pos = "CheckExEnv")
### Name: check_EF_FDI_J
### Title: Check empty fields in FDI J table
### Aliases: check_EF_FDI_J

### ** Examples

check_EF_FDI_J(fdi_j_capacity)




base::assign(".dptime", (proc.time() - get(".ptime", pos = "CheckExEnv")), pos = "CheckExEnv")
base::cat("check_EF_FDI_J", base::get(".format_ptime", pos = 'CheckExEnv')(get(".dptime", pos = "CheckExEnv")), "\n", file=base::get(".ExTimings", pos = 'CheckExEnv'), append=TRUE, sep="\t")
cleanEx()
nameEx("check_EF_TaskVII31")
### * check_EF_TaskVII31

flush(stderr()); flush(stdout())

base::assign(".ptime", proc.time(), pos = "CheckExEnv")
### Name: check_EF_TaskVII31
### Title: Check empty fields in GFCM Task VII.3.1 table
### Aliases: check_EF_TaskVII31

### ** Examples

check_EF_TaskVII31(task_vii31)




base::assign(".dptime", (proc.time() - get(".ptime", pos = "CheckExEnv")), pos = "CheckExEnv")
base::cat("check_EF_TaskVII31", base::get(".format_ptime", pos = 'CheckExEnv')(get(".dptime", pos = "CheckExEnv")), "\n", file=base::get(".ExTimings", pos = 'CheckExEnv'), append=TRUE, sep="\t")
cleanEx()
nameEx("check_EF_TaskVII32")
### * check_EF_TaskVII32

flush(stderr()); flush(stdout())

base::assign(".ptime", proc.time(), pos = "CheckExEnv")
### Name: check_EF_TaskVII32
### Title: Check empty fields in GFCM Task VII.3.2 table
### Aliases: check_EF_TaskVII32

### ** Examples

check_EF_TaskVII32(task_vii32)




base::assign(".dptime", (proc.time() - get(".ptime", pos = "CheckExEnv")), pos = "CheckExEnv")
base::cat("check_EF_TaskVII32", base::get(".format_ptime", pos = 'CheckExEnv')(get(".dptime", pos = "CheckExEnv")), "\n", file=base::get(".ExTimings", pos = 'CheckExEnv'), append=TRUE, sep="\t")
cleanEx()
nameEx("check_EF_taskII2")
### * check_EF_taskII2

flush(stderr()); flush(stdout())

base::assign(".ptime", proc.time(), pos = "CheckExEnv")
### Name: check_EF_taskII2
### Title: Check empty fields in GFCM Task II.2 table
### Aliases: check_EF_taskII2

### ** Examples

check_EF_taskII2(task_ii2)




base::assign(".dptime", (proc.time() - get(".ptime", pos = "CheckExEnv")), pos = "CheckExEnv")
base::cat("check_EF_taskII2", base::get(".format_ptime", pos = 'CheckExEnv')(get(".dptime", pos = "CheckExEnv")), "\n", file=base::get(".ExTimings", pos = 'CheckExEnv'), append=TRUE, sep="\t")
cleanEx()
nameEx("check_EF_taskIII")
### * check_EF_taskIII

flush(stderr()); flush(stdout())

base::assign(".ptime", proc.time(), pos = "CheckExEnv")
### Name: check_EF_taskIII
### Title: Check empty fields in GFCM Task III table
### Aliases: check_EF_taskIII

### ** Examples

check_EF_taskIII(task_iii)



base::assign(".dptime", (proc.time() - get(".ptime", pos = "CheckExEnv")), pos = "CheckExEnv")
base::cat("check_EF_taskIII", base::get(".format_ptime", pos = 'CheckExEnv')(get(".dptime", pos = "CheckExEnv")), "\n", file=base::get(".ExTimings", pos = 'CheckExEnv'), append=TRUE, sep="\t")
cleanEx()
nameEx("check_EF_taskVII2")
### * check_EF_taskVII2

flush(stderr()); flush(stdout())

base::assign(".ptime", proc.time(), pos = "CheckExEnv")
### Name: check_EF_taskVII2
### Title: Check empty fields in GFCM Task VII.2 table
### Aliases: check_EF_taskVII2

### ** Examples

check_EF_taskVII2(task_vii2)




base::assign(".dptime", (proc.time() - get(".ptime", pos = "CheckExEnv")), pos = "CheckExEnv")
base::cat("check_EF_taskVII2", base::get(".format_ptime", pos = 'CheckExEnv')(get(".dptime", pos = "CheckExEnv")), "\n", file=base::get(".ExTimings", pos = 'CheckExEnv'), append=TRUE, sep="\t")
cleanEx()
nameEx("check_RD_FDI_A")
### * check_RD_FDI_A

flush(stderr()); flush(stdout())

base::assign(".ptime", proc.time(), pos = "CheckExEnv")
### Name: check_RD_FDI_A
### Title: Check duplicated records in FDI A table
### Aliases: check_RD_FDI_A

### ** Examples

check_RD_FDI_A(fdi_a_catch)



base::assign(".dptime", (proc.time() - get(".ptime", pos = "CheckExEnv")), pos = "CheckExEnv")
base::cat("check_RD_FDI_A", base::get(".format_ptime", pos = 'CheckExEnv')(get(".dptime", pos = "CheckExEnv")), "\n", file=base::get(".ExTimings", pos = 'CheckExEnv'), append=TRUE, sep="\t")
cleanEx()
nameEx("check_RD_FDI_G")
### * check_RD_FDI_G

flush(stderr()); flush(stdout())

base::assign(".ptime", proc.time(), pos = "CheckExEnv")
### Name: check_RD_FDI_G
### Title: Check duplicated records in FDI G table
### Aliases: check_RD_FDI_G

### ** Examples

check_RD_FDI_G(fdi_g_effort)



base::assign(".dptime", (proc.time() - get(".ptime", pos = "CheckExEnv")), pos = "CheckExEnv")
base::cat("check_RD_FDI_G", base::get(".format_ptime", pos = 'CheckExEnv')(get(".dptime", pos = "CheckExEnv")), "\n", file=base::get(".ExTimings", pos = 'CheckExEnv'), append=TRUE, sep="\t")
cleanEx()
nameEx("check_RD_FDI_H")
### * check_RD_FDI_H

flush(stderr()); flush(stdout())

base::assign(".ptime", proc.time(), pos = "CheckExEnv")
### Name: check_RD_FDI_H
### Title: Check duplicated records in FDI H table
### Aliases: check_RD_FDI_H

### ** Examples

check_RD_FDI_H(fdi_h_spatial_landings)



base::assign(".dptime", (proc.time() - get(".ptime", pos = "CheckExEnv")), pos = "CheckExEnv")
base::cat("check_RD_FDI_H", base::get(".format_ptime", pos = 'CheckExEnv')(get(".dptime", pos = "CheckExEnv")), "\n", file=base::get(".ExTimings", pos = 'CheckExEnv'), append=TRUE, sep="\t")
cleanEx()
nameEx("check_RD_FDI_I")
### * check_RD_FDI_I

flush(stderr()); flush(stdout())

base::assign(".ptime", proc.time(), pos = "CheckExEnv")
### Name: check_RD_FDI_I
### Title: Check duplicated records in FDI I table
### Aliases: check_RD_FDI_I

### ** Examples

check_RD_FDI_I(fdi_i_spatial_effort)



base::assign(".dptime", (proc.time() - get(".ptime", pos = "CheckExEnv")), pos = "CheckExEnv")
base::cat("check_RD_FDI_I", base::get(".format_ptime", pos = 'CheckExEnv')(get(".dptime", pos = "CheckExEnv")), "\n", file=base::get(".ExTimings", pos = 'CheckExEnv'), append=TRUE, sep="\t")
cleanEx()
nameEx("check_RD_FDI_J")
### * check_RD_FDI_J

flush(stderr()); flush(stdout())

base::assign(".ptime", proc.time(), pos = "CheckExEnv")
### Name: check_RD_FDI_J
### Title: Check duplicated records in FDI J table
### Aliases: check_RD_FDI_J

### ** Examples

check_RD_FDI_J(fdi_j_capacity)



base::assign(".dptime", (proc.time() - get(".ptime", pos = "CheckExEnv")), pos = "CheckExEnv")
base::cat("check_RD_FDI_J", base::get(".format_ptime", pos = 'CheckExEnv')(get(".dptime", pos = "CheckExEnv")), "\n", file=base::get(".ExTimings", pos = 'CheckExEnv'), append=TRUE, sep="\t")
cleanEx()
nameEx("check_RD_TaskVII32")
### * check_RD_TaskVII32

flush(stderr()); flush(stdout())

base::assign(".ptime", proc.time(), pos = "CheckExEnv")
### Name: check_RD_TaskVII32
### Title: Check duplicated records in GFCM Task VII.3.2 table
### Aliases: check_RD_TaskVII32

### ** Examples

check_RD_TaskVII32(task_vii32)



base::assign(".dptime", (proc.time() - get(".ptime", pos = "CheckExEnv")), pos = "CheckExEnv")
base::cat("check_RD_TaskVII32", base::get(".format_ptime", pos = 'CheckExEnv')(get(".dptime", pos = "CheckExEnv")), "\n", file=base::get(".ExTimings", pos = 'CheckExEnv'), append=TRUE, sep="\t")
cleanEx()
nameEx("check_RD_taskII2")
### * check_RD_taskII2

flush(stderr()); flush(stdout())

base::assign(".ptime", proc.time(), pos = "CheckExEnv")
### Name: check_RD_taskII2
### Title: Check duplicated records in GFCM Task II.2 table
### Aliases: check_RD_taskII2

### ** Examples

check_RD_taskII2(task_ii2)



base::assign(".dptime", (proc.time() - get(".ptime", pos = "CheckExEnv")), pos = "CheckExEnv")
base::cat("check_RD_taskII2", base::get(".format_ptime", pos = 'CheckExEnv')(get(".dptime", pos = "CheckExEnv")), "\n", file=base::get(".ExTimings", pos = 'CheckExEnv'), append=TRUE, sep="\t")
cleanEx()
nameEx("check_RD_taskIII")
### * check_RD_taskIII

flush(stderr()); flush(stdout())

base::assign(".ptime", proc.time(), pos = "CheckExEnv")
### Name: check_RD_taskIII
### Title: Check duplicated records in GFCM Task III table
### Aliases: check_RD_taskIII

### ** Examples

check_RD_taskIII(task_iii)



base::assign(".dptime", (proc.time() - get(".ptime", pos = "CheckExEnv")), pos = "CheckExEnv")
base::cat("check_RD_taskIII", base::get(".format_ptime", pos = 'CheckExEnv')(get(".dptime", pos = "CheckExEnv")), "\n", file=base::get(".ExTimings", pos = 'CheckExEnv'), append=TRUE, sep="\t")
cleanEx()
nameEx("check_RD_taskVII2")
### * check_RD_taskVII2

flush(stderr()); flush(stdout())

base::assign(".ptime", proc.time(), pos = "CheckExEnv")
### Name: check_RD_taskVII2
### Title: Check duplicated records in GFCM Task VII.2 table
### Aliases: check_RD_taskVII2

### ** Examples

check_RD_taskVII2(task_vii2)



base::assign(".dptime", (proc.time() - get(".ptime", pos = "CheckExEnv")), pos = "CheckExEnv")
base::cat("check_RD_taskVII2", base::get(".format_ptime", pos = 'CheckExEnv')(get(".dptime", pos = "CheckExEnv")), "\n", file=base::get(".ExTimings", pos = 'CheckExEnv'), append=TRUE, sep="\t")
cleanEx()
nameEx("check_RD_taskVII31")
### * check_RD_taskVII31

flush(stderr()); flush(stdout())

base::assign(".ptime", proc.time(), pos = "CheckExEnv")
### Name: check_RD_taskVII31
### Title: Check duplicated records in GFCM Task VII.3.1 table
### Aliases: check_RD_taskVII31

### ** Examples

check_RD_taskVII31(task_vii31)



base::assign(".dptime", (proc.time() - get(".ptime", pos = "CheckExEnv")), pos = "CheckExEnv")
base::cat("check_RD_taskVII31", base::get(".format_ptime", pos = 'CheckExEnv')(get(".dptime", pos = "CheckExEnv")), "\n", file=base::get(".ExTimings", pos = 'CheckExEnv'), append=TRUE, sep="\t")
cleanEx()
nameEx("check_cs_header")
### * check_cs_header

flush(stderr()); flush(stdout())

base::assign(".ptime", proc.time(), pos = "CheckExEnv")
### Name: check_cs_header
### Title: Headers check for CS table
### Aliases: check_cs_header

### ** Examples

check_cs_header(data_ex)



base::assign(".dptime", (proc.time() - get(".ptime", pos = "CheckExEnv")), pos = "CheckExEnv")
base::cat("check_cs_header", base::get(".format_ptime", pos = 'CheckExEnv')(get(".dptime", pos = "CheckExEnv")), "\n", file=base::get(".ExTimings", pos = 'CheckExEnv'), append=TRUE, sep="\t")
cleanEx()
nameEx("check_gfcm_header")
### * check_gfcm_header

flush(stderr()); flush(stdout())

base::assign(".ptime", proc.time(), pos = "CheckExEnv")
### Name: check_gfcm_header
### Title: Headers check for GFCM tables
### Aliases: check_gfcm_header

### ** Examples

check_gfcm_header(task_ii2, "TASK_II.2", verbose = FALSE)



base::assign(".dptime", (proc.time() - get(".ptime", pos = "CheckExEnv")), pos = "CheckExEnv")
base::cat("check_gfcm_header", base::get(".format_ptime", pos = 'CheckExEnv')(get(".dptime", pos = "CheckExEnv")), "\n", file=base::get(".ExTimings", pos = 'CheckExEnv'), append=TRUE, sep="\t")
cleanEx()
nameEx("check_l50_TaskVII.3.1")
### * check_l50_TaskVII.3.1

flush(stderr()); flush(stdout())

base::assign(".ptime", proc.time(), pos = "CheckExEnv")
### Name: check_l50_TaskVII.3.1
### Title: Consistency of L50 values in Task VII.3.1 table
### Aliases: check_l50_TaskVII.3.1

### ** Examples

check_l50_TaskVII.3.1(task_vii31, MS = "ITA", GSA = "19", SP = "HKE")



base::assign(".dptime", (proc.time() - get(".ptime", pos = "CheckExEnv")), pos = "CheckExEnv")
base::cat("check_l50_TaskVII.3.1", base::get(".format_ptime", pos = 'CheckExEnv')(get(".dptime", pos = "CheckExEnv")), "\n", file=base::get(".ExTimings", pos = 'CheckExEnv'), append=TRUE, sep="\t")
cleanEx()
nameEx("check_ldf_TaskVII.2")
### * check_ldf_TaskVII.2

flush(stderr()); flush(stdout())

base::assign(".ptime", proc.time(), pos = "CheckExEnv")
### Name: check_ldf_TaskVII.2
### Title: Consistency of length frequency distributions
### Aliases: check_ldf_TaskVII.2

### ** Examples

check_ldf_TaskVII.2(task_vii2, MS = "ITA", GSA = "18", SP = "HKE")



base::assign(".dptime", (proc.time() - get(".ptime", pos = "CheckExEnv")), pos = "CheckExEnv")
base::cat("check_ldf_TaskVII.2", base::get(".format_ptime", pos = 'CheckExEnv')(get(".dptime", pos = "CheckExEnv")), "\n", file=base::get(".ExTimings", pos = 'CheckExEnv'), append=TRUE, sep="\t")
cleanEx()
nameEx("check_lmat_TaskVII.3.2")
### * check_lmat_TaskVII.3.2

flush(stderr()); flush(stdout())

base::assign(".ptime", proc.time(), pos = "CheckExEnv")
### Name: check_lmat_TaskVII.3.2
### Title: Plot of the maturity stages per length for each sex and species
### Aliases: check_lmat_TaskVII.3.2

### ** Examples

check_lmat_TaskVII.3.2(task_vii32, MS = "ITA", GSA = "18", SP = "CTC")



base::assign(".dptime", (proc.time() - get(".ptime", pos = "CheckExEnv")), pos = "CheckExEnv")
base::cat("check_lmat_TaskVII.3.2", base::get(".format_ptime", pos = 'CheckExEnv')(get(".dptime", pos = "CheckExEnv")), "\n", file=base::get(".ExTimings", pos = 'CheckExEnv'), append=TRUE, sep="\t")
cleanEx()
nameEx("check_lw_TaskVII.2")
### * check_lw_TaskVII.2

flush(stderr()); flush(stdout())

base::assign(".ptime", proc.time(), pos = "CheckExEnv")
### Name: check_lw_TaskVII.2
### Title: Plot of the length-weight relationship
### Aliases: check_lw_TaskVII.2

### ** Examples

check_lw_TaskVII.2(task_vii2, MS = "ITA", GSA = "18", SP = "BOG")



base::assign(".dptime", (proc.time() - get(".ptime", pos = "CheckExEnv")), pos = "CheckExEnv")
base::cat("check_lw_TaskVII.2", base::get(".format_ptime", pos = 'CheckExEnv')(get(".dptime", pos = "CheckExEnv")), "\n", file=base::get(".ExTimings", pos = 'CheckExEnv'), append=TRUE, sep="\t")
cleanEx()
nameEx("check_lw_TaskVII.3.2")
### * check_lw_TaskVII.3.2

flush(stderr()); flush(stdout())

base::assign(".ptime", proc.time(), pos = "CheckExEnv")
### Name: check_lw_TaskVII.3.2
### Title: Plot of the length-weight relationship by sex
### Aliases: check_lw_TaskVII.3.2

### ** Examples

check_lw_TaskVII.3.2(task_vii32, MS = "ITA", GSA = "18", SP = "CTC")



base::assign(".dptime", (proc.time() - get(".ptime", pos = "CheckExEnv")), pos = "CheckExEnv")
base::cat("check_lw_TaskVII.3.2", base::get(".format_ptime", pos = 'CheckExEnv')(get(".dptime", pos = "CheckExEnv")), "\n", file=base::get(".ExTimings", pos = 'CheckExEnv'), append=TRUE, sep="\t")
cleanEx()
nameEx("check_minmaxl50_TaskVII.3.1")
### * check_minmaxl50_TaskVII.3.1

flush(stderr()); flush(stdout())

base::assign(".ptime", proc.time(), pos = "CheckExEnv")
### Name: check_minmaxl50_TaskVII.3.1
### Title: Comparison between min/max L50 observed for each species and sex
###   with theoretical values
### Aliases: check_minmaxl50_TaskVII.3.1

### ** Examples

check_minmaxl50_TaskVII.3.1(task_vii31, minmaxLtaskVII31, MS = "ITA", GSA = "19")



base::assign(".dptime", (proc.time() - get(".ptime", pos = "CheckExEnv")), pos = "CheckExEnv")
base::cat("check_minmaxl50_TaskVII.3.1", base::get(".format_ptime", pos = 'CheckExEnv')(get(".dptime", pos = "CheckExEnv")), "\n", file=base::get(".ExTimings", pos = 'CheckExEnv'), append=TRUE, sep="\t")
cleanEx()
nameEx("check_minmaxl_TaskVII.2")
### * check_minmaxl_TaskVII.2

flush(stderr()); flush(stdout())

base::assign(".ptime", proc.time(), pos = "CheckExEnv")
### Name: check_minmaxl_TaskVII.2
### Title: Comparison between min/max observed for each species with
###   theoretical values
### Aliases: check_minmaxl_TaskVII.2

### ** Examples

check_minmaxl_TaskVII.2(task_vii2, minmaxLtaskVII2, MS = "ITA", GSA = "18")



base::assign(".dptime", (proc.time() - get(".ptime", pos = "CheckExEnv")), pos = "CheckExEnv")
base::cat("check_minmaxl_TaskVII.2", base::get(".format_ptime", pos = 'CheckExEnv')(get(".dptime", pos = "CheckExEnv")), "\n", file=base::get(".ExTimings", pos = 'CheckExEnv'), append=TRUE, sep="\t")
cleanEx()
nameEx("check_presence_taskII2")
### * check_presence_taskII2

flush(stderr()); flush(stdout())

base::assign(".ptime", proc.time(), pos = "CheckExEnv")
### Name: check_presence_taskII2
### Title: Check of missing combination GSA/Fleet segment per year
### Aliases: check_presence_taskII2

### ** Examples

check_presence_taskII2(task_ii2, combination_taskII2, MS = "ITA", GSA = "18")



base::assign(".dptime", (proc.time() - get(".ptime", pos = "CheckExEnv")), pos = "CheckExEnv")
base::cat("check_presence_taskII2", base::get(".format_ptime", pos = 'CheckExEnv')(get(".dptime", pos = "CheckExEnv")), "\n", file=base::get(".ExTimings", pos = 'CheckExEnv'), append=TRUE, sep="\t")
cleanEx()
nameEx("check_species_catfau_TaskVII.3.2")
### * check_species_catfau_TaskVII.3.2

flush(stderr()); flush(stdout())

base::assign(".ptime", proc.time(), pos = "CheckExEnv")
### Name: check_species_catfau_TaskVII.3.2
### Title: Check mismatching species/Catfau and Sex per maturity stages for
###   Task VII.3.2 table
### Aliases: check_species_catfau_TaskVII.3.2

### ** Examples

check_species_catfau_TaskVII.3.2(task_vii32, catfau_check, sex_mat,
  MS = "ITA", GSA = "18", SP = "HKE"
)



base::assign(".dptime", (proc.time() - get(".ptime", pos = "CheckExEnv")), pos = "CheckExEnv")
base::cat("check_species_catfau_TaskVII.3.2", base::get(".format_ptime", pos = 'CheckExEnv')(get(".dptime", pos = "CheckExEnv")), "\n", file=base::get(".ExTimings", pos = 'CheckExEnv'), append=TRUE, sep="\t")
### * <FOOTER>
###
cleanEx()
options(digits = 7L)
base::cat("Time elapsed: ", proc.time() - base::get("ptime", pos = 'CheckExEnv'),"\n")
grDevices::dev.off()
###
### Local variables: ***
### mode: outline-minor ***
### outline-regexp: "\\(> \\)?### [*]+" ***
### End: ***
quit('no')
